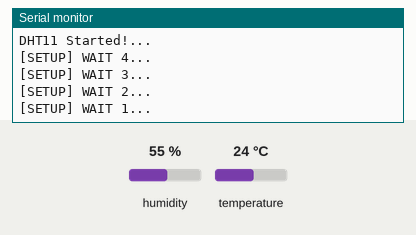
The sketch below on a simulated ESP32. Shown: the last lines printed to the serial monitor. The test bench sets the inputs (shaded band); at power-on: humidity 55 %, temperature 24 °C. WiFi joins after 1.5 s; servers stay silent unless stated; web services answer with replies made up by the test bench.

Above: at 5.2 s.
5.3 s: humidity set to 22 %
At 5.68 s:
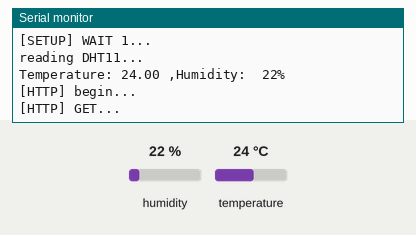
At 7.1 s:
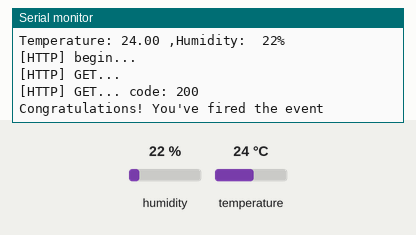
Timing chart, 0 to 8.6 s (numbered marks = the images above; inputs shaded):
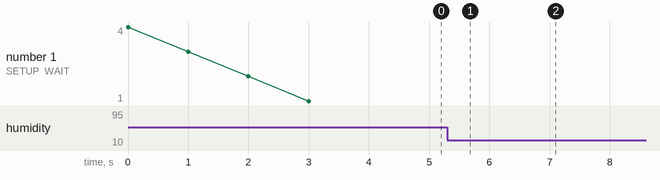

Measured:
- after the input at 5.3 s, the serial monitor: prints a new line after 0.23 s (image 1)

The sketch:

Lab11-4aiFTTT.ino
```cpp
#include <WiFi.h>
#include <WiFiMulti.h>
#include <HTTPClient.h>
//pls use sketch/include library/manage library find simpledht by winlin
//or you can use another library
#include "DHT.h"
#define DHTPIN 5     // Digital pin connected to the DHT sensor
#define DHTTYPE DHT11   // DHT 11
// Initialize DHT sensor.
DHT dht(DHTPIN, DHTTYPE);

WiFiMulti wifiMulti;
char* WifiSSID="{Your-SSID}";
char* WifiPassword="{Your-key}";
//1.replace https with http
//2.replace youreventname with your  event name
//3.replace yourkey at the end of url with your key
String IFTTTUrl="http://maker.ifttt.com/trigger/{Your Event Name}/with/key/{Your iFTTT Key}";
void setup() {
    Serial.begin(115200);
    dht.begin();
    Serial.println(F("DHT11 Started!..."));
    wifiMulti.addAP(WifiSSID, WifiPassword);
    for(uint8_t t = 4; t > 0; t--) {
        Serial.printf("[SETUP] WAIT %d...\n", t);
        Serial.flush();
        delay(1000);
    }
}

void loop() {
    // wait for WiFi connection
    if((wifiMulti.run() == WL_CONNECTED)) {
        //=======Reading dht11 data==============
        Serial.println("reading DHT11...");

        //reading data
        float h = dht.readHumidity();
        float t = dht.readTemperature();
        // Check if any reads failed and exit early (to try again).
        if (isnan(h) || isnan(t) ) {
           Serial.println(F("Failed to read from DHT sensor!"));
           return;
        }
        char nmsg[20];
        sprintf(nmsg,"Temperature: %5.2f ,Humidity: %3.0f%s",t,h,"\%");
        Serial.println(nmsg);
        //=======dht11 data read==========
        //regenerate url string with temp and humd
        String url=IFTTTUrl+"?value1="+String(t)+"&value2="+String(h);

        //Start to send data to IFTTT
        HTTPClient http;
        Serial.print("[HTTP] begin...\n");
        http.begin(url); //HTTP

        Serial.print("[HTTP] GET...\n");
        // start connection and send HTTP header
        int httpCode = http.GET();
        // httpCode will be negative on error
        if(httpCode > 0) {
            // HTTP header has been send and Server response header has been handled
            Serial.printf("[HTTP] GET... code: %d\n", httpCode);
            // file found at server
            if(httpCode == HTTP_CODE_OK) {
                String payload = http.getString();
                Serial.println(payload);
            }
        } else {
            Serial.printf("[HTTP] GET... failed, error: %s\n", http.errorToString(httpCode).c_str());
        }
        http.end();
    }
    delay(30000);//send data every 20 seconds
}
```
